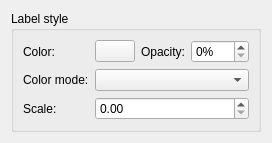
     <widget class="QWidget" name="tabLabel">
      <attribute name="title">
       <string>Label</string>
      </attribute>
      <layout class="QVBoxLayout" name="verticalLayout_2">
       <item>
        <widget class="QGroupBox" name="gbLabelStyle">
         <property name="title">
          <string>Label style</string>
         </property>
         <property name="flat">
          <bool>true</bool>
         </property>
         <layout class="QFormLayout" name="formLayout">
          <item row="0" column="0">
           <widget class="QLabel" name="label_14">
            <property name="toolTip">
             <string>Set color of labels</string>
            </property>
            <property name="text">
             <string>Color:</string>
            </property>
            <property name="buddy">
             <cstring>pbLabelColor</cstring>
            </property>
           </widget>
          </item>
          <item row="0" column="1">
           <layout class="QHBoxLayout" name="horizontalLayout">
            <item>
             <widget class="QPushButton" name="pbLabelColor">
              <property name="sizePolicy">
               <sizepolicy hsizetype="MinimumExpanding" vsizetype="Fixed">
                <horstretch>0</horstretch>
                <verstretch>0</verstretch>
               </sizepolicy>
              </property>
              <property name="autoFillBackground">
               <bool>true</bool>
              </property>
              <property name="text">
               <string/>
              </property>
              <property name="autoDefault">
               <bool>false</bool>
              </property>
             </widget>
            </item>
            <item>
             <widget class="QLabel" name="label">
              <property name="toolTip">
               <string>Value of alpha canal</string>
              </property>
              <property name="text">
               <string>Opacity:</string>
              </property>
              <property name="buddy">
               <cstring>sbxLabelOpacity</cstring>
              </property>
             </widget>
            </item>
            <item>
             <widget class="QSpinBox" name="sbxLabelOpacity">
              <property name="sizePolicy">
               <sizepolicy hsizetype="Expanding" vsizetype="Fixed">
                <horstretch>0</horstretch>
                <verstretch>0</verstretch>
               </sizepolicy>
              </property>
              <property name="suffix">
               <string>%</string>
              </property>
              <property name="maximum">
               <number>100</number>
              </property>
             </widget>
            </item>
           </layout>
          </item>
          <item row="1" column="0">
           <widget class="QLabel" name="label_13">
            <property name="toolTip">
             <string>&lt;!DOCTYPE HTML PUBLIC &quot;-//W3C//DTD HTML 4.0//EN&quot; &quot;http://www.w3.org/TR/REC-html40/strict.dtd&quot;&gt;
&lt;html&gt;&lt;head&gt;&lt;meta name=&quot;qrichtext&quot; content=&quot;1&quot; /&gt;&lt;style type=&quot;text/css&quot;&gt;
p, li { white-space: pre-wrap; }
&lt;/style&gt;&lt;/head&gt;&lt;body style=&quot; font-family:'Sans Serif'; font-size:9pt; font-weight:400; font-style:normal;&quot;&gt;
&lt;p style=&quot; margin-top:0px; margin-bottom:0px; margin-left:0px; margin-right:0px; -qt-block-indent:0; text-indent:0px;&quot;&gt;A value of random applies a random linear scale to the base &amp;lt;color&amp;gt; as follows.&lt;/p&gt;
&lt;ul style=&quot;-qt-list-indent: 1;&quot;&gt;&lt;li style=&quot; margin-top:12px; margin-bottom:0px; margin-left:0px; margin-right:0px; -qt-block-indent:0; text-indent:0px;&quot;&gt;To achieve a truly random selection of colors, specify a base &amp;lt;color&amp;gt; of white (00ffffff). &lt;/li&gt;
&lt;li style=&quot; margin-top:0px; margin-bottom:0px; margin-left:0px; margin-right:0px; -qt-block-indent:0; text-indent:0px;&quot;&gt;If you specify a single color component (for example, a value of ff0000ff for &lt;span style=&quot; font-style:italic;&quot;&gt;red&lt;/span&gt;), random color values for that one component (red) will be selected. In this case, the values would range from 00 (&lt;span style=&quot; font-style:italic;&quot;&gt;black&lt;/span&gt;) to ff (&lt;span style=&quot; font-style:italic;&quot;&gt;full red&lt;/span&gt;). &lt;/li&gt;
&lt;li style=&quot; margin-top:0px; margin-bottom:0px; margin-left:0px; margin-right:0px; -qt-block-indent:0; text-indent:0px;&quot;&gt;If you specify values for two or for all three color components, a random linear scale is applied to each color component, with results ranging from black to the maximum values specified for each component. &lt;/li&gt;
&lt;li style=&quot; margin-top:0px; margin-bottom:12px; margin-left:0px; margin-right:0px; -qt-block-indent:0; text-indent:0px;&quot;&gt;The opacity of a color comes from the alpha component of &amp;lt;color&amp;gt; and is never randomized. &lt;/li&gt;&lt;/ul&gt;&lt;/body&gt;&lt;/html&gt;</string>
            </property>
            <property name="text">
             <string>Color mode:</string>
            </property>
            <property name="buddy">
             <cstring>cbLabelColorMode</cstring>
            </property>
           </widget>
          </item>
          <item row="1" column="1">
           <widget class="QComboBox" name="cbLabelColorMode">
            <property name="sizePolicy">
             <sizepolicy hsizetype="MinimumExpanding" vsizetype="Fixed">
              <horstretch>0</horstretch>
              <verstretch>0</verstretch>
             </sizepolicy>
            </property>
            <property name="maximumSize">
             <size>
              <width>16777215</width>
              <height>16777215</height>
             </size>
            </property>
           </widget>
          </item>
          <item row="2" column="0">
           <widget class="QLabel" name="label_12">
            <property name="toolTip">
             <string>Resizes the label</string>
            </property>
            <property name="text">
             <string>Scale:</string>
            </property>
            <property name="buddy">
             <cstring>dsbLabelScale</cstring>
            </property>
           </widget>
          </item>
          <item row="2" column="1">
           <widget class="QDoubleSpinBox" name="dsbLabelScale">
            <property name="sizePolicy">
             <sizepolicy hsizetype="Preferred" vsizetype="Fixed">
              <horstretch>0</horstretch>
              <verstretch>0</verstretch>
             </sizepolicy>
            </property>
            <property name="maximum">
             <double>10.000000000000000</double>
            </property>
            <property name="value">
             <double>0.000000000000000</double>
            </property>
           </widget>
          </item>
         </layout>
        </widget>
       </item>
      </layout>
     </widget>
